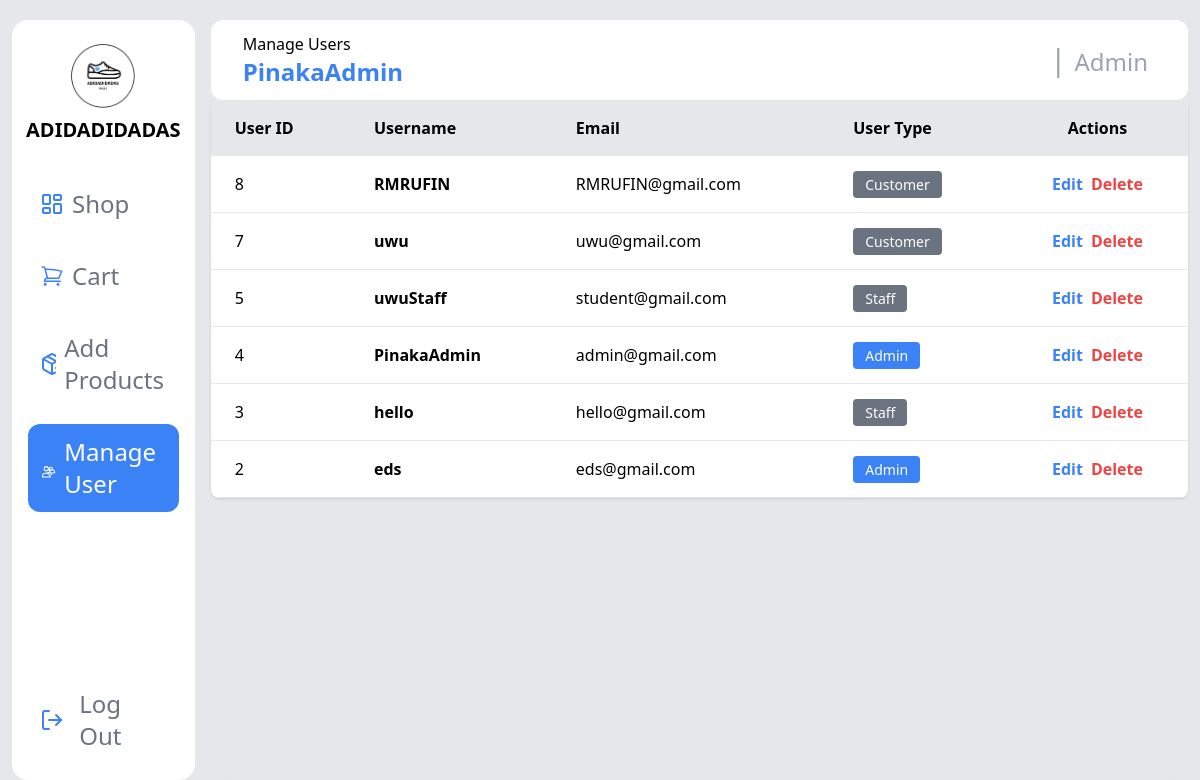
Screenshot of /manage_users.php (signed in) with the database file from the repository.
### tables this page shows
CREATE TABLE `tbl_user` (
  `user_id` int NOT NULL,
  `userName` varchar(255) NOT NULL,
  `email` varchar(250) NOT NULL,
  `userPassword` varchar(250) DEFAULT NULL,
  `userType` varchar(255) NOT NULL
);

### manage_users.php (the view, shortened to what this page needs)
<?php
include 'connection.php';
$sql = "SELECT user_id, userName, email, userType FROM tbl_user ORDER BY user_id DESC";
$result = mysqli_query($conn, $sql);
$users = [];
if ($result) {
    while ($row = mysqli_fetch_assoc($result)) {
        $users[] = $row;
    }
}
?>
<!DOCTYPE html>
<html lang="en">
<head>
    <script src="https://cdn.tailwindcss.com"></script>
</head>
<body>
    <div class="min-h-screen bg-gray-200 px-3 py-5 grid grid-cols-1 md:grid-cols-12 gap-4">
        <?php include 'components/sidebar.php'; ?>
        <div class="bg-gray-200 rounded-2xl col-span-1 md:col-span-10">
            <div class="bg-white h-20 rounded-xl w-full p-2 flex justify-between items-center">
                <div class="ps-6 w-full">
                    <span>Manage Users</span>
                    <?php
                        if (isset($_SESSION['username'])) {
                            echo '<h1 class="text-2xl font-bold text-blue-500">' . htmlspecialchars($_SESSION['username']) . '</h1>';
                        }
                    ?>
                </div>
                <div class="flex justify-end items-center w-full p-4">
                    <div class="p-4 flex gap-2 items-center max-w-xs sm:max-w-sm md:max-w-md overflow-hidden">
                        <h1 class="text-3xl text-gray-400">|</h1>
                        <?php
                            if (isset($_SESSION['userType'])) {
                                echo '<div class="flex items-center gap-1 truncate">
                                        <h1 class="text-2xl text-gray-400 pt-1 truncate">' . htmlspecialchars($_SESSION['userType']) . '</h1>
                                      </div>';
                            }
                        ?>
                    </div>
                </div>
            </div>
                <div class="bg-white rounded-lg shadow overflow-hidden">
                    <table class="w-full">
                        <thead class="bg-gray-200">
                            <tr>
                                <th class="px-6 py-4 text-left font-semibold">User ID</th>
                                <th class="px-6 py-4 text-left font-semibold">Username</th>
                                <th class="px-6 py-4 text-left font-semibold">Email</th>
                                <th class="px-6 py-4 text-left font-semibold">User Type</th>
                                <th class="px-6 py-4 text-center font-semibold">Actions</th>
                            </tr>
                        </thead>
                        <tbody>
                            <?php if (count($users) > 0): ?>
                                <?php foreach ($users as $user): ?>
                                    <tr class="border-b border-gray-200 hover:bg-gray-50">
                                        <td class="px-6 py-4"><?php echo $user['user_id']; ?></td>
                                        <td class="px-6 py-4 font-semibold"><?php echo htmlspecialchars($user['userName']); ?></td>
                                        <td class="px-6 py-4"><?php echo htmlspecialchars($user['email']); ?></td>
                                        <td class="px-6 py-4">
                                            <span class="px-3 py-1 rounded text-white text-sm <?php echo strtolower($user['userType']) === 'admin' ? 'bg-blue-500' : 'bg-gray-500'; ?>">
                                                <?php echo htmlspecialchars($user['userType']); ?>
                                            </span>
                                        </td>
                                        <td class="px-6 py-4 text-center">
                                            <div class="flex gap-2 justify-center">
                                                <a href="edit_user.php?id=<?php echo $user['user_id']; ?>" class="text-blue-500 hover:text-blue-700 font-semibold">
                                                    Edit
                                                </a>
                                                <?php if ($user['user_id'] !== $_SESSION['user_id']): ?>
                                                    <a href="manage_users.php?delete_id=<?php echo $user['user_id']; ?>" class="text-red-500 hover:text-red-700 font-semibold" onclick="return confirm('Are you sure you want to delete this user?');">
                                                        Delete
                                                    </a>
                                                <?php endif; ?>
                                            </div>
                                        </td>
                                    </tr>
                                <?php endforeach; ?>
                            <?php else: ?>
                                <tr>
                                    <td colspan="5" class="px-6 py-4 text-center text-gray-500">No users found</td>
                                </tr>
                            <?php endif; ?>
                        </tbody>
                    </table>
                </div>
            </div>
        </div>
</body>
</html>

### rows the page displays
tbl_user: user_id "8", userName "RMRUFIN", email "RMRUFIN@gmail.com", userType "Customer"
tbl_user: user_id "7", userName "uwu", email "uwu@gmail.com", userType "Customer"
tbl_user: user_id "5", userName "uwuStaff", email "student@gmail.com", userType "Staff"
tbl_user: user_id "4", userName "PinakaAdmin", email "admin@gmail.com", userType "Admin"
tbl_user: user_id "3", userName "hello", email "hello@gmail.com", userType "Staff"
tbl_user: user_id "2", userName "eds", email "eds@gmail.com", userType "Admin"

### other values shown
$_SESSION['username'] "PinakaAdmin"
$_SESSION['userType'] "Admin"
